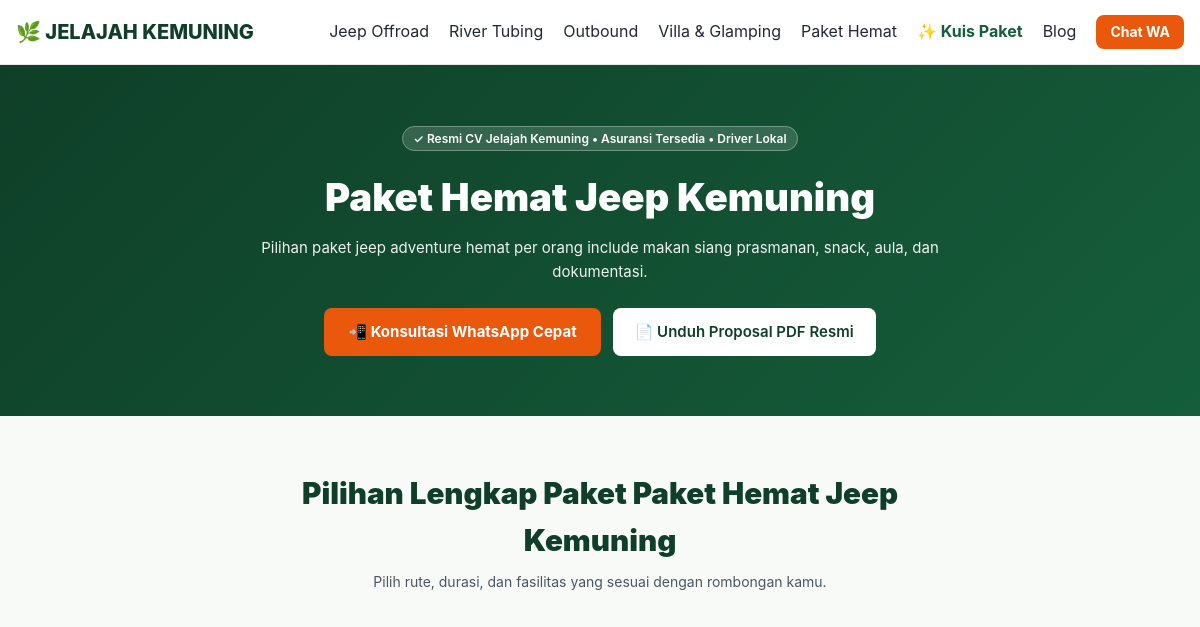
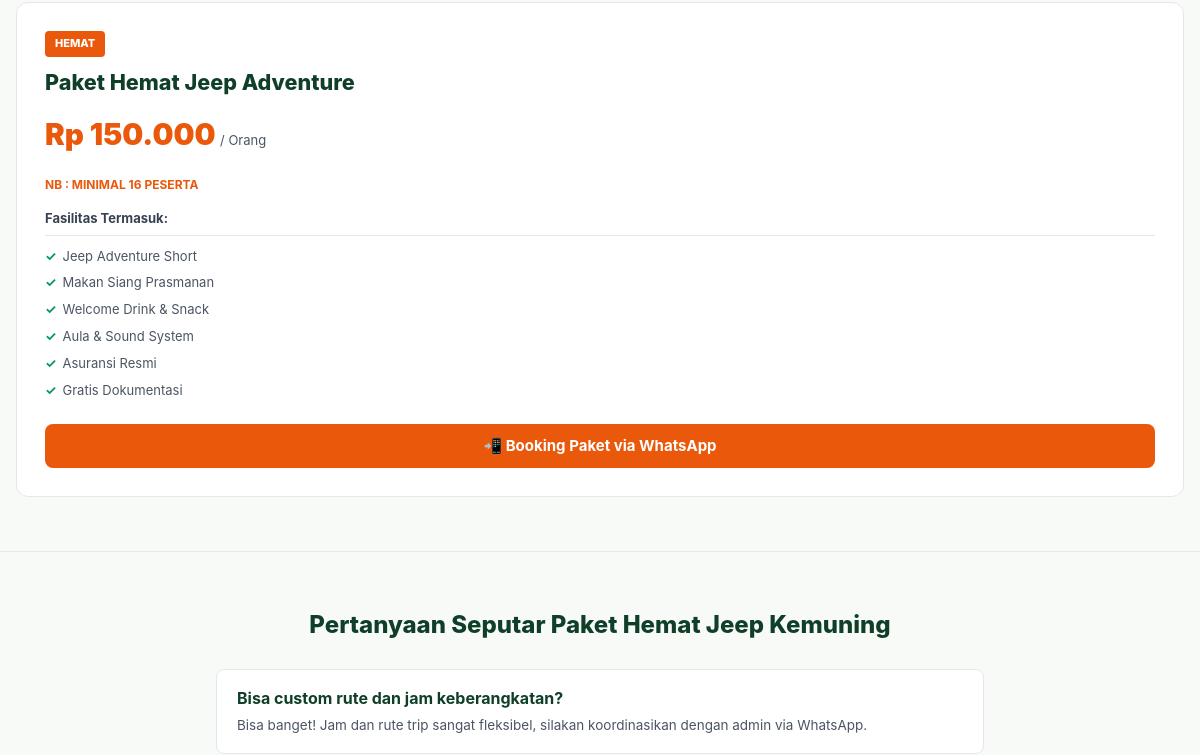
The app's page /paket-hemat-jeep-kemuning/ (upper part), older data (2 pictures, top to bottom).
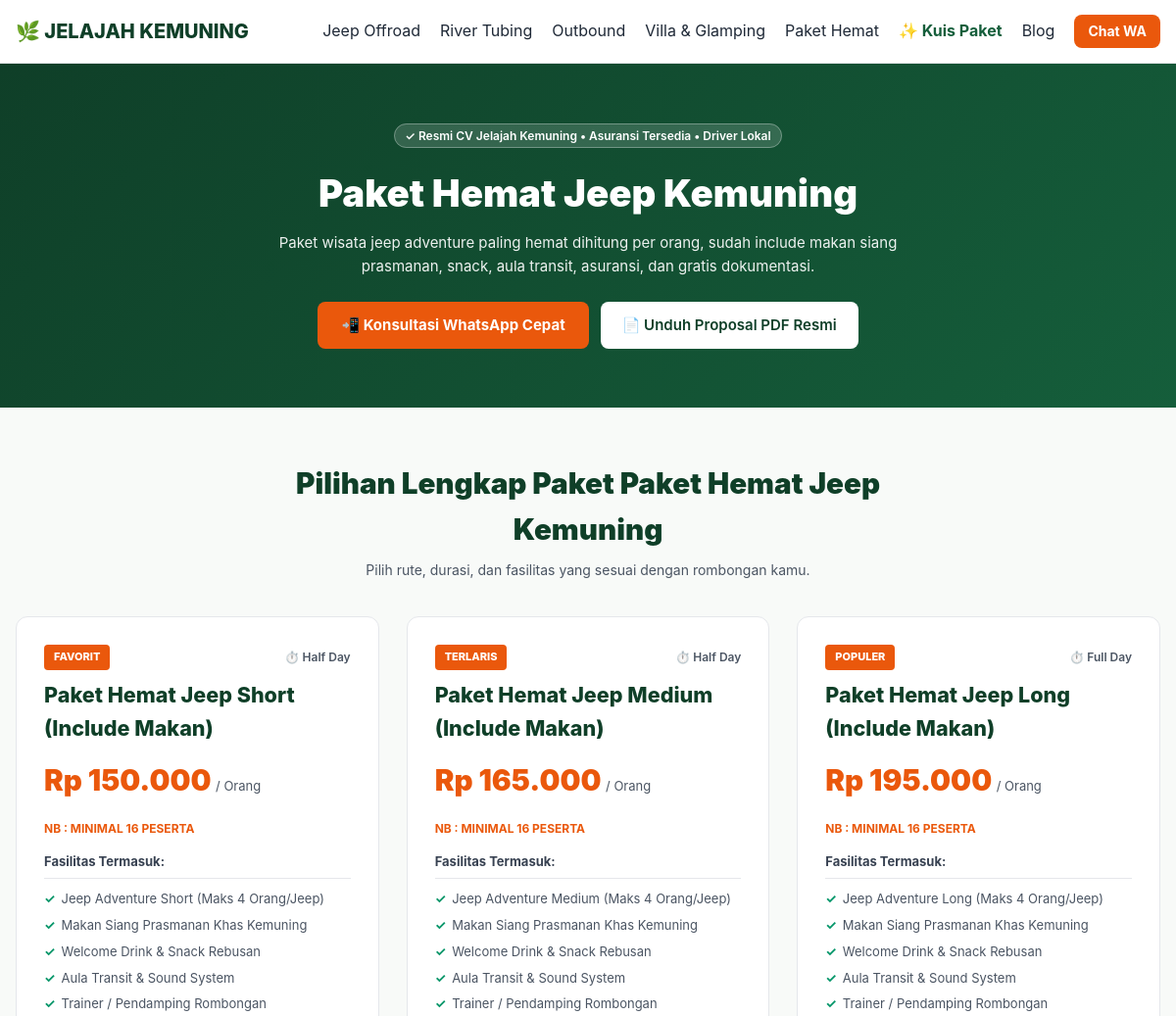
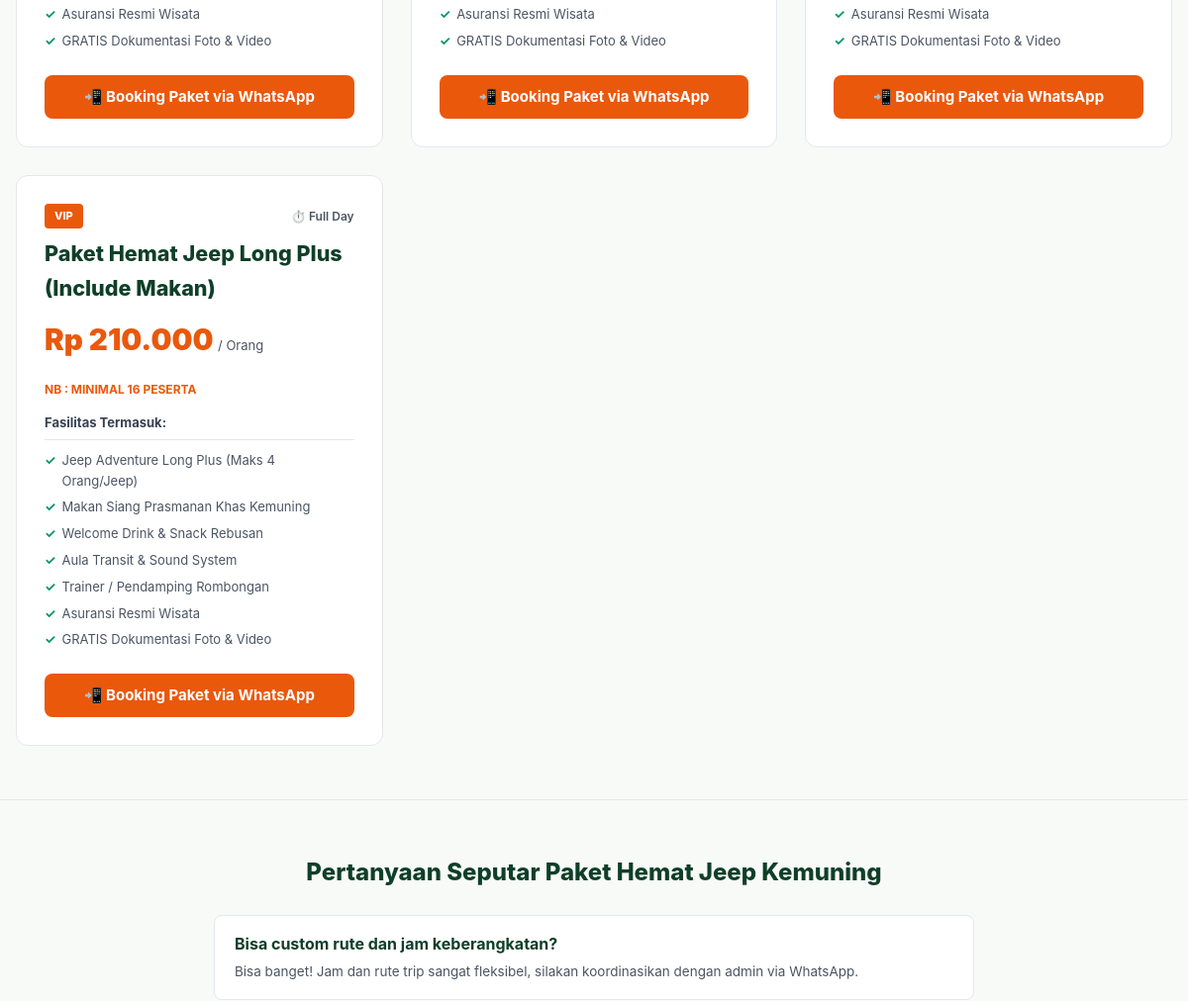
The same page, newer data (2 pictures, top to bottom).
### tables this page shows
CREATE TABLE IF NOT EXISTS categories (
    id INTEGER PRIMARY KEY AUTO_INCREMENT,
    name VARCHAR(100) NOT NULL,
    slug VARCHAR(100) NOT NULL UNIQUE,
    description TEXT NULL,
    icon VARCHAR(50) DEFAULT 'fas fa-map-marked-alt',
    created_at TIMESTAMP DEFAULT CURRENT_TIMESTAMP
);

CREATE TABLE IF NOT EXISTS packages (
    id INTEGER PRIMARY KEY AUTO_INCREMENT,
    category_id INTEGER NOT NULL,
    name VARCHAR(200) NOT NULL,
    slug VARCHAR(200) NOT NULL UNIQUE,
    price INTEGER NOT NULL DEFAULT 0,
    price_strike INTEGER DEFAULT 0,
    price_type VARCHAR(50) DEFAULT 'per_orang',
    min_participants INTEGER DEFAULT 1,
    duration VARCHAR(100) NULL,
    badge VARCHAR(50) NULL,
    summary TEXT NULL,
    inclusions TEXT NULL,
    exclusions TEXT NULL,
    itinerary TEXT NULL,
    thumbnail VARCHAR(255) NULL,
    is_active INTEGER DEFAULT 1,
    sort_order INTEGER DEFAULT 0,
    created_at TIMESTAMP DEFAULT CURRENT_TIMESTAMP
);

### app/Controllers/PackageController.php (called while the page is built, shortened)
<?php
class PackageController {
    public function getPackageData(string $slug): array {
        $db = Database::getInstance()->getConnection();
        $stmt = $db->prepare("SELECT * FROM categories WHERE slug = :s LIMIT 1");
        $stmt->execute([':s' => $slug]);
        $category = $stmt->fetch(PDO::FETCH_ASSOC);
        $stmt = $db->prepare("SELECT * FROM packages WHERE category_id = :cid AND is_active = 1 ORDER BY sort_order ASC, price ASC");
        $stmt->execute([':cid' => $category['id']]);
        $packages = $stmt->fetchAll(PDO::FETCH_ASSOC);
        return ['category' => $category, 'packages' => $packages];
    }
    public function parseInclusions(?string $inclusions): array {
        $lines = preg_split('/\r\n|\r|\n/', trim($inclusions));
        return array_values(array_filter(array_map('trim', $lines)));
    }
    public function showBySlug(string $slug): void {
        $data = $this->getPackageData($slug);
        $category = $data['category'];
        $packages = $data['packages'];
        require __DIR__ . '/../Views/layouts/header.php';
        require __DIR__ . '/../Views/package-detail.php';
        require __DIR__ . '/../Views/layouts/footer.php';
    }
}

### app/Helpers.php (called while the page is built, shortened)
<?php
class Helpers {
    public static function formatRupiah(int $amount): string {
        return 'Rp ' . number_format($amount, 0, ',', '.');
    }
    public static function getSetting(string $key, string $default = ''): string {
        try {
            $db = Database::getInstance()->getConnection();
            $stmt = $db->prepare("SELECT setting_value FROM settings WHERE setting_key = :k LIMIT 1");
            $stmt->execute([':k' => $key]);
            $val = $stmt->fetchColumn();
            return ($val !== false && $val !== null) ? (string)$val : $default;
        } catch (\Throwable $e) {
            return $default;
        }
    }
    public static function generateWaLink(string $package = '', string $details = ''): string {
        $phone = self::getSetting('no_wa_1', defined('DEFAULT_WA') ? DEFAULT_WA : '6281234567890');
        $text = "Halo Admin Jelajah Kemuning, saya mau konsultasi";
        if (!empty($package)) {
            $text .= " mengenai *$package*";
        }
        if (!empty($details)) {
            $text .= " ($details)";
        }
        $text .= ". Mohon info ketersediaan tanggal dan rincian lengkapnya. Terima kasih!";
        return "https://wa.me/" . preg_replace('/[^0-9]/', '', $phone) . "?text=" . urlencode($text);
    }
    public static function sanitize(string $input): string {
        return htmlspecialchars(trim($input), ENT_QUOTES, 'UTF-8');
    }
}

### app/Views/package-detail.php (the view, shortened to what this page needs)
<div style="background:linear-gradient(135deg, var(--primary) 0%, var(--primary-light) 100%); color:#fff; padding:60px 0;">
    <div class="container" style="text-align:center;">
        <span class="badge-trust" style="background:rgba(255,255,255,0.15); color:#fff; border-color:rgba(255,255,255,0.3);">✓ Resmi CV Jelajah Kemuning • Asuransi Tersedia • Driver Lokal</span>
        <h1 style="font-size:2.4rem; font-weight:900; margin:16px 0 8px;"><?= Helpers::sanitize($category['name']) ?></h1>
        <p style="max-width:700px; margin:0 auto; opacity:0.92; font-size:15px; line-height:1.6;">
            <?= Helpers::sanitize($category['description'] ?? 'Penyedia paket wisata resmi Karanganyar dengan rute terbaik dan fasilitas terlengkap.') ?>
        </p>
        <div style="margin-top:24px; display:flex; justify-content:center; gap:12px; flex-wrap:wrap;">
            <a href="<?= Helpers::generateWaLink($category['name']) ?>" class="btn-accent" style="font-size:15px; padding:12px 24px;">
                📲 Konsultasi WhatsApp Cepat
            </a>
            <a href="/proposal/" class="btn-primary" style="background:#fff; color:var(--primary); font-size:15px; padding:12px 22px;">
                📄 Unduh Proposal PDF Resmi
            </a>
        </div>
    </div>
</div>
<div class="container" style="padding:54px 16px;">
    <div style="text-align:center; max-width:700px; margin:0 auto 36px;">
        <h2 style="font-size:1.85rem; font-weight:900; color:var(--primary); margin-bottom:6px;">
            Pilihan Lengkap Paket <?= Helpers::sanitize($category['name']) ?>
        </h2>
        <p style="color:var(--text-muted); font-size:14px;">Pilih rute, durasi, dan fasilitas yang sesuai dengan rombongan kamu.</p>
    </div>
    <div style="display:grid; grid-template-columns:repeat(auto-fit, minmax(320px, 1fr)); gap:28px;">
        <?php foreach ($packages as $pkg): ?>
        <div class="card-package" style="padding:28px; display:flex; flex-direction:column; justify-content:space-between;">
            <div>
                <div style="display:flex; justify-content:space-between; align-items:center; margin-bottom:8px;">
                    <?php if (!empty($pkg['badge'])): ?>
                    <span style="background:var(--accent); color:#fff; font-size:11px; font-weight:800; padding:4px 10px; border-radius:4px;">
                        <?= Helpers::sanitize($pkg['badge']) ?>
                    </span>
                    <?php else: ?>
                    <span style="background:#ECFDF5; color:#047857; font-size:11px; font-weight:700; padding:4px 8px; border-radius:4px;">
                        TERSEDIA
                    </span>
                    <?php endif; ?>
                    <?php if (!empty($pkg['duration'])): ?>
                    <span style="font-size:12px; font-weight:600; color:var(--text-muted);">⏱️ <?= Helpers::sanitize($pkg['duration']) ?></span>
                    <?php endif; ?>
                </div>
                <h3 style="font-size:1.35rem; font-weight:800; color:var(--primary); margin:8px 0;"><?= Helpers::sanitize($pkg['name']) ?></h3>
                <div style="margin:12px 0 16px;">
                    <span style="font-size:1.85rem; font-weight:900; color:var(--accent);"><?= Helpers::formatRupiah($pkg['price']) ?></span>
                    <span style="font-size:13px; color:var(--text-muted);">/ <?= $pkg['price_type'] === 'per_armada' ? 'Armada (Maks 4 Org)' : 'Orang' ?></span>
                </div>
                <?php if (!empty($pkg['min_participants']) && $pkg['min_participants'] > 1): ?>
                <div style="font-size:12px; color:var(--accent); font-weight:700; margin-bottom:12px;">
                    NB : MINIMAL <?= $pkg['min_participants'] ?> PESERTA
                </div>
                <?php endif; ?>
                <h4 style="font-size:13px; font-weight:700; color:#374151; margin-top:14px; border-bottom:1px solid var(--border); padding-bottom:6px;">Fasilitas Termasuk:</h4>
                <ul style="list-style:none; margin-top:10px; font-size:13px; display:flex; flex-direction:column; gap:6px; color:#4B5563;">
                    <?php
                    $incList = (new PackageController())->parseInclusions($pkg['inclusions'] ?? '');
                    if (empty($incList)): ?>
                        <li style="color:var(--text-muted);">Fasilitas lengkap standar CV Jelajah Kemuning.</li>
                    <?php else:
                        foreach ($incList as $inc): ?>
                        <li style="display:flex; align-items:flex-start; gap:6px;">
                            <span style="color:#059669; font-weight:bold;">✓</span> <span><?= Helpers::sanitize($inc) ?></span>
                        </li>
                    <?php endforeach; endif; ?>
                </ul>
            </div>
            <div style="margin-top:24px;">
                <a href="<?= Helpers::generateWaLink($pkg['name'], Helpers::formatRupiah($pkg['price'])) ?>" class="btn-accent" style="width:100%; justify-content:center; font-size:15px;">
                    📲 Booking Paket via WhatsApp
                </a>
            </div>
        </div>
        <?php endforeach; ?>
    </div>
</div>
<div style="background:#F8FAF8; border-top:1px solid var(--border); padding:54px 0;">
    <div class="container" style="max-width:800px;">
        <h3 style="text-align:center; font-size:1.5rem; font-weight:800; color:var(--primary); margin-bottom:24px;">
            Pertanyaan Seputar <?= Helpers::sanitize($category['name']) ?>
        </h3>
        <div style="display:flex; flex-direction:column; gap:12px;">
            <div style="background:#fff; border:1px solid var(--border); border-radius:8px; padding:16px 20px;">
                <div style="font-weight:700; color:var(--primary); margin-bottom:4px;">Bisa custom rute dan jam keberangkatan?</div>
                <div style="font-size:13.5px; color:var(--text-muted);">Bisa banget! Jam dan rute trip sangat fleksibel, silakan koordinasikan dengan admin via WhatsApp.</div>
            </div>
        </div>
    </div>
</div>

### index.php (shortened to what this page needs)
<?php
require_once __DIR__ . '/app/Helpers.php';
$uri = parse_url($_SERVER['REQUEST_URI'] ?? '/', PHP_URL_PATH);
$uri = rtrim($uri, '/');
switch ($uri) {
    case '/jeep-adventure-kemuning':
    case '/river-tubing-kemuning':
    case '/paket-outbound-kemuning':
    case '/paket-hemat-jeep-kemuning':
    case '/villa-glamping-kemuning':
        require_once __DIR__ . '/app/Controllers/PackageController.php';
        (new PackageController())->showBySlug(trim($uri, '/'));
        break;
}

### app/Views/layouts/header.php (shortened to what this page needs)
<!DOCTYPE html>
<html lang="id">
<head>
    <link rel="stylesheet" href="/assets/css/style.min.css">
</head>
<body>
<header class="header-nav">
    <div class="container" style="display:flex; justify-content:space-between; align-items:center; height:64px;">
        <a href="/" style="font-weight:800; font-size:1.25rem; color:var(--primary); display:flex; align-items:center; gap:8px;">
            <span>🌿 JELAJAH KEMUNING</span>
        </a>
        <nav style="display:none; gap:20px; align-items:center;" class="nav-desktop">
            <a href="/jeep-adventure-kemuning/">Jeep Offroad</a>
            <a href="/river-tubing-kemuning/">River Tubing</a>
            <a href="/paket-outbound-kemuning/">Outbound</a>
            <a href="/villa-glamping-kemuning/">Villa & Glamping</a>
            <a href="/paket-hemat-jeep-kemuning/">Paket Hemat</a>
            <a href="/cari-paket/" style="color:var(--primary-light); font-weight:700;">✨ Kuis Paket</a>
            <a href="/artikel/">Blog</a>
            <a href="<?= Helpers::generateWaLink() ?>" class="btn-accent" style="padding:6px 14px; font-size:14px;">Chat WA</a>
        </nav>
    </div>
</header>

### app/Views/layouts/footer.php (shortened to what this page needs)
</body>
</html>

Row changes from the older to the newer data that the page shows:
no longer on this page (row edited): packages: badge "HEMAT", name "Paket Hemat Jeep Adventure", price "Rp 150.000", price_type "Orang", min_participants "16", inclusions "Jeep Adventure Short", inclusions "Makan Siang Prasmanan", inclusions "Welcome Drink & Snack", inclusions "Aula & Sound System", inclusions "Asuransi Resmi", inclusions "Gratis Dokumentasi"
changed categories "Paket Hemat Jeep Kemuning": description "Pilihan paket jeep adventure hemat per orang include makan siang prasmanan, snack, aula, dan dokumentasi." → "Paket wisata jeep adventure paling hemat dihitung per orang, sudah include makan siang prasmanan, snack, aula transit, asuransi, dan gratis dokumentasi."
added packages: badge "FAVORIT", duration "Half Day", name "Paket Hemat Jeep Short (Include Makan)", price "Rp 150.000", price_type "Orang", min_participants "16", inclusions "Jeep Adventure Short (Maks 4 Orang/Jeep)", inclusions "Makan Siang Prasmanan Khas Kemuning", inclusions "Welcome Drink & Snack Rebusan", inclusions "Aula Transit & Sound System", inclusions "Trainer / Pendamping Rombongan", inclusions "Asuransi Resmi Wisata", inclusions "GRATIS Dokumentasi Foto & Video"
added packages: badge "TERLARIS", duration "Half Day", name "Paket Hemat Jeep Medium (Include Makan)", price "Rp 165.000", price_type "Orang", min_participants "16", inclusions "Jeep Adventure Medium (Maks 4 Orang/Jeep)", inclusions "Makan Siang Prasmanan Khas Kemuning", inclusions "Welcome Drink & Snack Rebusan", inclusions "Aula Transit & Sound System", inclusions "Trainer / Pendamping Rombongan", inclusions "Asuransi Resmi Wisata", inclusions "GRATIS Dokumentasi Foto & Video"
added packages: badge "POPULER", duration "Full Day", name "Paket Hemat Jeep Long (Include Makan)", price "Rp 195.000", price_type "Orang", min_participants "16", inclusions "Jeep Adventure Long (Maks 4 Orang/Jeep)", inclusions "Makan Siang Prasmanan Khas Kemuning", inclusions "Welcome Drink & Snack Rebusan", inclusions "Aula Transit & Sound System", inclusions "Trainer / Pendamping Rombongan", inclusions "Asuransi Resmi Wisata", inclusions "GRATIS Dokumentasi Foto & Video"
added packages: badge "VIP", duration "Full Day", name "Paket Hemat Jeep Long Plus (Include Makan)", price "Rp 210.000", price_type "Orang", min_participants "16", inclusions "Jeep Adventure Long Plus (Maks 4 Orang/Jeep)", inclusions "Makan Siang Prasmanan Khas Kemuning", inclusions "Welcome Drink & Snack Rebusan", inclusions "Aula Transit & Sound System", inclusions "Trainer / Pendamping Rombongan", inclusions "Asuransi Resmi Wisata", inclusions "GRATIS Dokumentasi Foto & Video"
